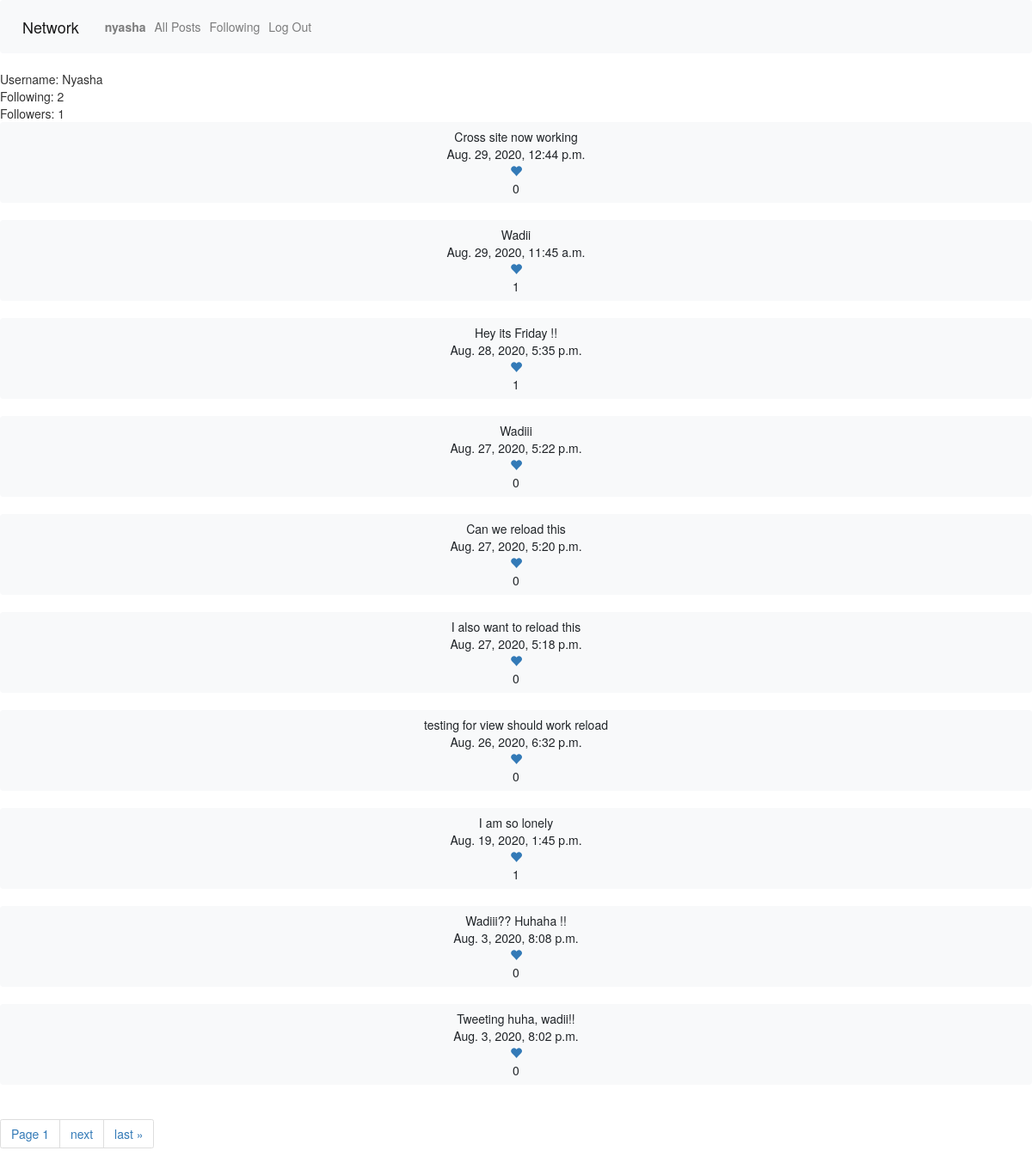
The app's page /poster_profile/5 (signed in) with its own data.
### network/models.py (models this page shows, shortened)
class User(AbstractUser):
    def serialize(self):
        return{
            "id": self.id,
            "username":self.username,
            "tweets": [{"id":tweets.id,"body": tweets.body, "time": tweets.timestamp} for tweets in self.tweets.order_by("-timestamp").all()],
            "following":[user.following_user_id.id for user in self.following.all()],
            "followers":[user.user_id.id for user in self.followers.all()]
        }

class Tweet(models.Model):
    user = models.ForeignKey(User, related_name="tweets", on_delete=models.CASCADE)
    body = models.TextField(blank=True)
    timestamp = models.DateTimeField(auto_now_add=True)

### network/views.py (the view)
# urls.py: path("poster_profile/<int:poster_id>", views.poster_profile, name="poster_profile"),
@login_required
def poster_profile(request, poster_id):
    try:
        user_prof = User.objects.get(pk=poster_id)
    except User.DoesNotExist:
        return JsonResponse({"error": "User not found."}, status=404)
    if request.method == "GET":
        tweets = Tweet.objects.filter(user=poster_id)
        tweets = tweets.order_by("-timestamp").all()
        paginator = Paginator(tweets, 10)
        page_number = request.GET.get('page')
        tweets_obj = paginator.get_page(page_number)
        context = {'user_prof': user_prof,
                    'tweets_obj': tweets_obj}
        return render(request, 'network/poster_prof.html',  context)

### network/templates/network/poster_prof.html (shortened to what this page needs)
{% extends "network/layout.html" %}
{% load static %}
{% block body %}
<div id="poster_profile_view">
    <div id="poster-box-heading">Username: {{user_prof.username.capitalize}}</div>
    <div id="poster-followings">Following: {{user_prof.following.count}}</div>
    <div id="poster-followers">Followers: {{user_prof.followers.count}}</div>
    <div id="poster_profile_tweets">
        {% for tweet in tweets_obj %}
        <button class="tweet btn btn-light bd btn-block" data-id={{tweet.user.id}}><div class ="tweet_body">{{tweet.body}}</div>{{tweet.timestamp}}<br><form class="like_form method="post">
        <a href="#" type="submit" class="like" data-id={{tweet.id}}><span class="glyphicon glyphicon-heart"></span></a><div class="like_count">{{tweet.likes.count}}</div></form></button><br>
        {% endfor %}
    </div>
        <div class="pagination_view">
            <span class="step-links">
                <ul class="pagination">
                    <li class="page-item"><a class="page-link"><span class="current">Page {{ tweets_obj.number }}</span></a></li>
                    {% if tweets_obj.has_next %}
                    <li class="page-item"><a class="page-link" href="?page={{ tweets_obj.next_page_number }}">next</a></li>
                    <li class="page-item"><a class="page-link" href="?page={{ tweets_obj.paginator.num_pages }}">last &raquo;</a></li>
                    {% endif %}
                    </ul>
            </span>
        </div>
</div>
{% endblock %}

### network/templates/network/layout.html (shortened to what this page needs)
{% load static %}
<!DOCTYPE html>
<html lang="en">
    <head>
        <link rel="stylesheet" href="https://stackpath.bootstrapcdn.com/bootstrap/4.4.1/css/bootstrap.min.css">
        <link href="{% static 'network/styles.css' %}" rel="stylesheet">
        <link rel="stylesheet" href="https://maxcdn.bootstrapcdn.com/bootstrap/3.4.0/css/bootstrap.min.css">
    </head>
    <body>
        <nav class="navbar navbar-expand-lg navbar-light bg-light">
            <a class="navbar-brand" href="#">Network</a>
            <div>
              <ul class="navbar-nav mr-auto">
                {% if user.is_authenticated %}
                    <li class="nav-item">
                        <a  class="nav-link" href="{% url 'user_profile' request.user.id %}"><strong>{{ user.username }}</strong></a>
                    </li>
                {% endif %}
                <li class="nav-item">
                  <a id ="all_posts" class="nav-link" href="{% url 'index' %}">All Posts</a>
                </li>
                {% if user.is_authenticated %}
                    <li class="nav-item">
                        <a id ="following" class="nav-link" href="{% url 'followingbox'%}">Following</a>
                    </li>
                    <li class="nav-item">
                        <a class="nav-link" href="{% url 'logout' %}">Log Out</a>
                    </li>
                {% endif %}
              </ul>
            </div>
          </nav>
        <div class="body">
            {% block body %}
            {% endblock %}
        </div>
    </body>
</html>

### network/static/network/styles.css (style rules this page uses)
.bd { border-color:gray; }

### records on screen
User: username "nyasha", username "Nyasha", following.count "2", followers.count "1"
Tweet: body "Cross site now working", timestamp "Aug. 29, 2020, 12:44 p.m.", likes.count "0"
Tweet: body "Wadii", timestamp "Aug. 29, 2020, 11:45 a.m.", likes.count "1"
Tweet: body "Hey its Friday !!", timestamp "Aug. 28, 2020, 5:35 p.m.", likes.count "1"
Tweet: body "Wadiii", timestamp "Aug. 27, 2020, 5:22 p.m.", likes.count "0"
Tweet: body "Can we reload this", timestamp "Aug. 27, 2020, 5:20 p.m.", likes.count "0"
Tweet: body "I also want to reload this", timestamp "Aug. 27, 2020, 5:18 p.m.", likes.count "0"
Tweet: body "testing for view should work reload", timestamp "Aug. 26, 2020, 6:32 p.m.", likes.count "0"
Tweet: body "I am so lonely", timestamp "Aug. 19, 2020, 1:45 p.m.", likes.count "1"
Tweet: body "Wadiii?? Huhaha !!", timestamp "Aug. 3, 2020, 8:08 p.m.", likes.count "0"
Tweet: body "Tweeting huha, wadii!!", timestamp "Aug. 3, 2020, 8:02 p.m.", likes.count "0"

### other values on screen
{{ tweets_obj.number }} "1"
